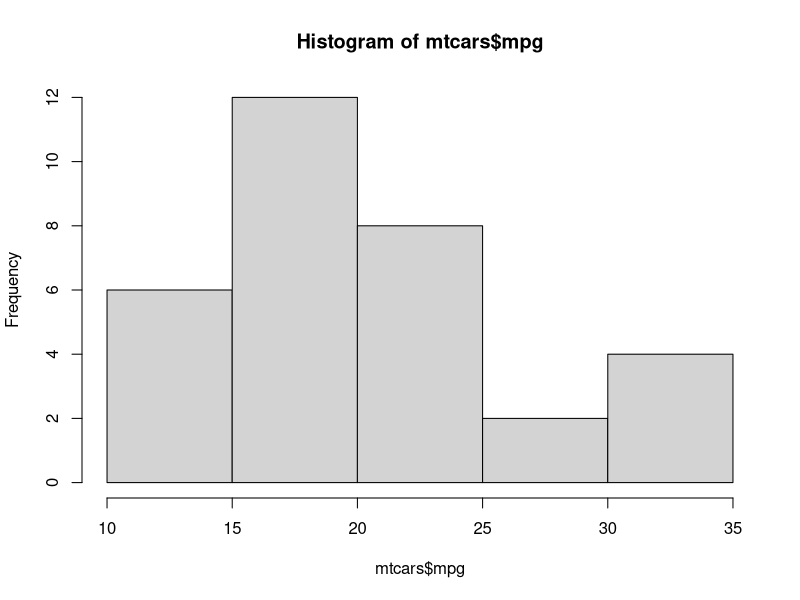
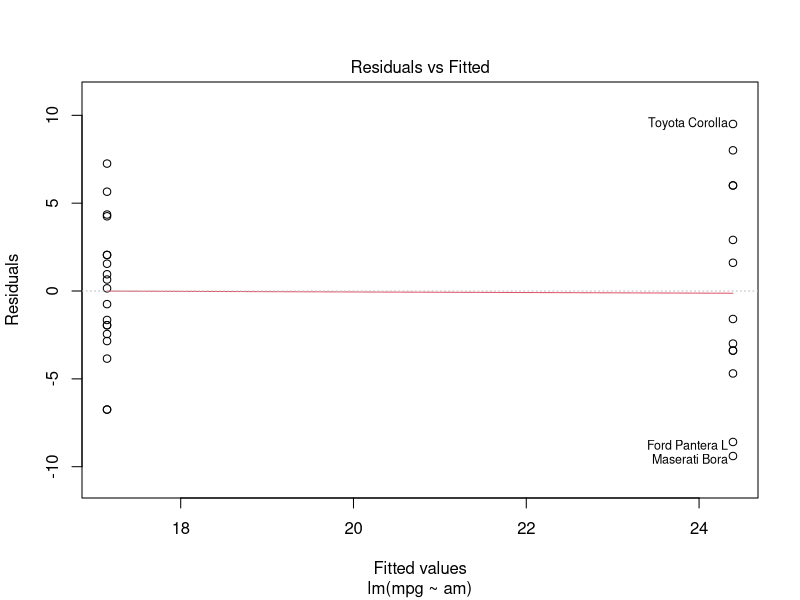
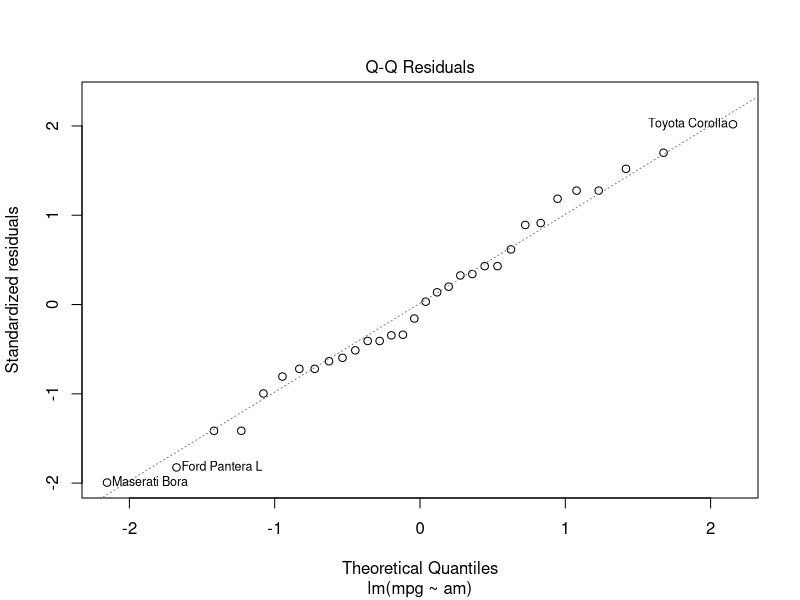
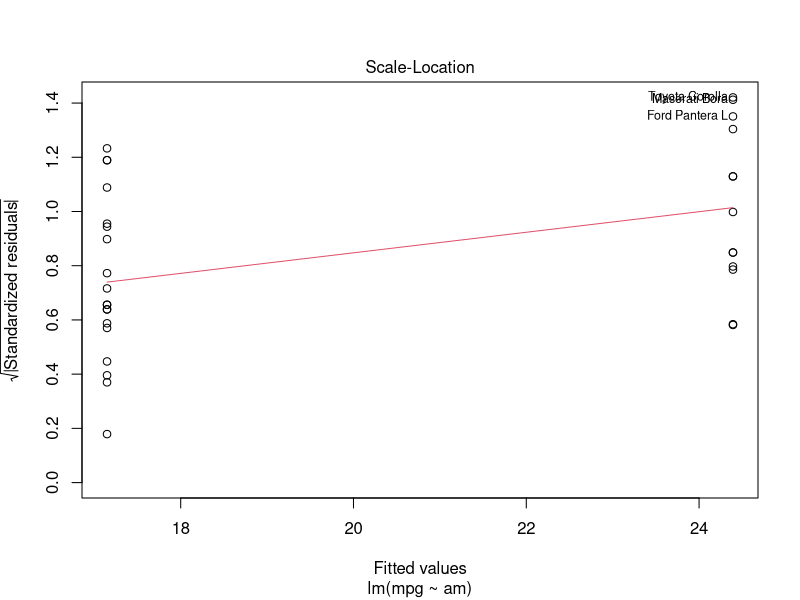
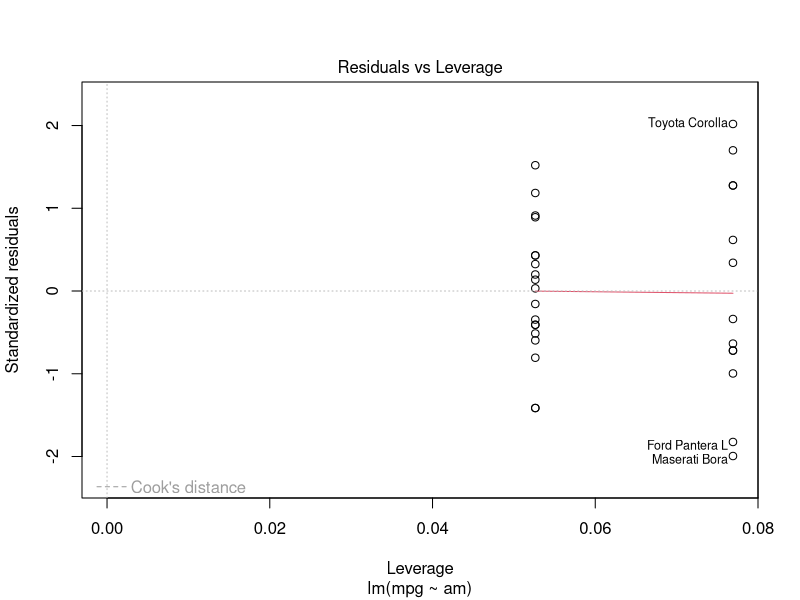
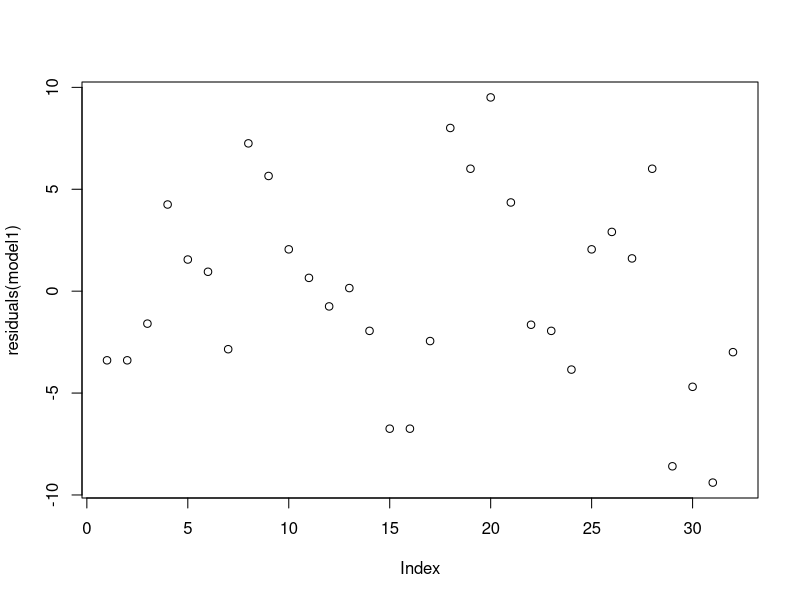
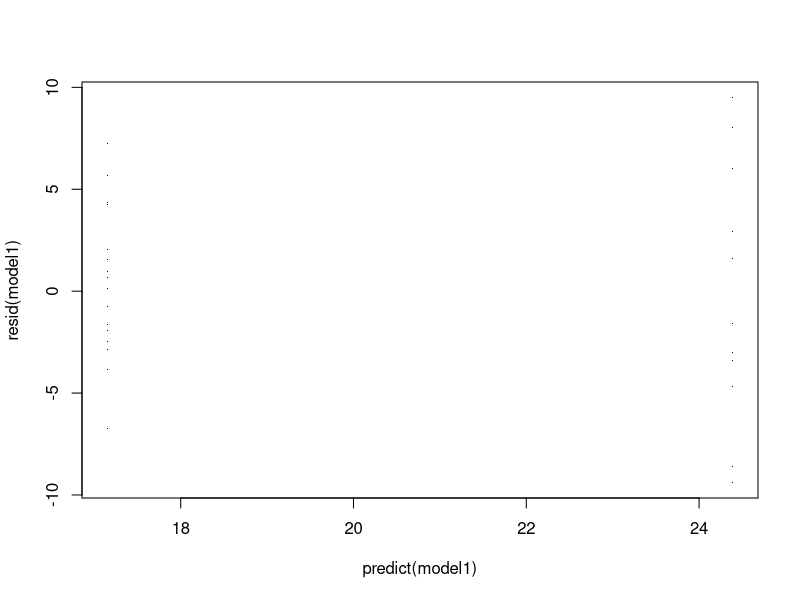

These figures' R source, in order:
# Load data
data("mtcars")

# Describe data
summary(mtcars)
table(mtcars$am)
hist(mtcars$mpg)

# Linear Model
model1 <- lm(data = mtcars, mpg ~ am)
summary(model1)

#diagnostics
plot(model1) ## Make sure you can translate the whole thing, use outside help

## anything systmatic for RvsF? No Scale-Location one? Not really

plot(residuals(model1))

plot(predict(model1), resid(model1), pch = ".")
